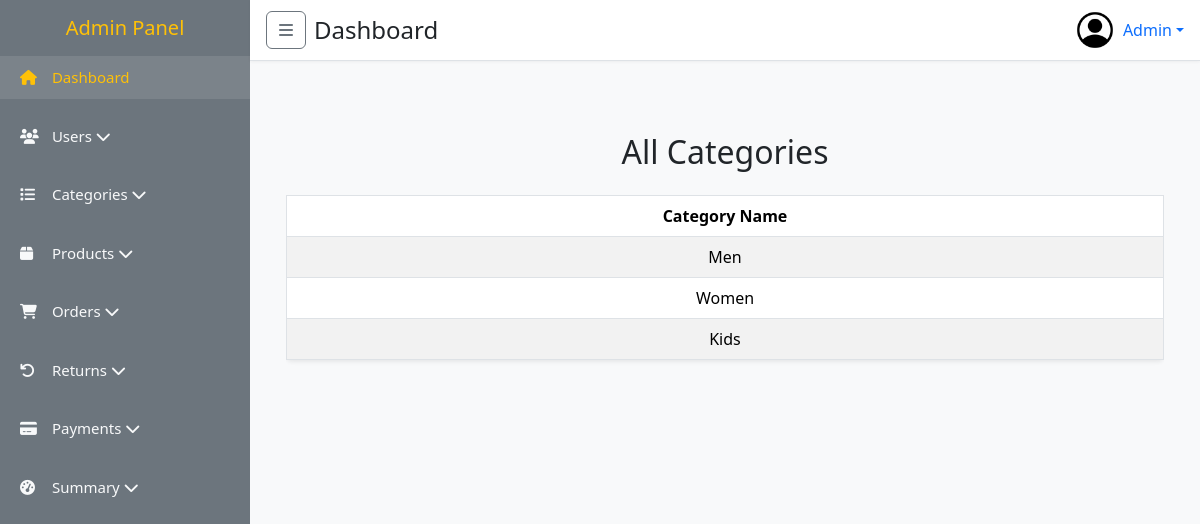
Before: /admin/all_category.php with the older database file.
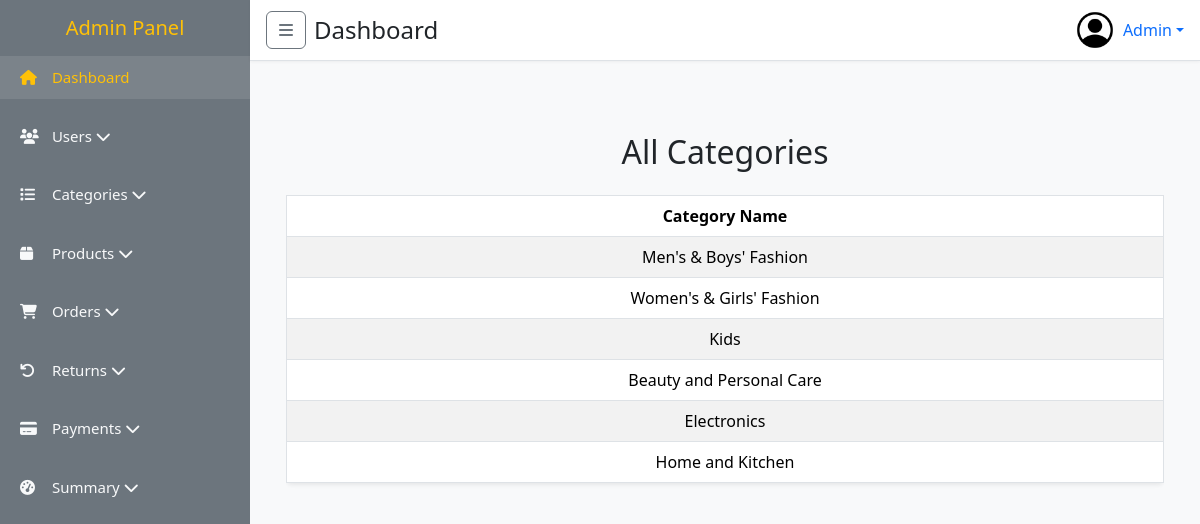
After: the same page with the newer database file.
### tables this page shows
CREATE TABLE `categories` (
  `id` int(11) NOT NULL,
  `name` varchar(255) DEFAULT NULL,
  `status` tinyint(1) NOT NULL DEFAULT 1,
  `created_at` datetime DEFAULT current_timestamp(),
  `updated_at` datetime DEFAULT current_timestamp()
);

### admin/all_category.php (the view, shortened to what this page needs)
<?php
require "inc/he.php";
require "inc/sidebar.php";
require "inc/nav.php";
require "../config/db.php";
$query = "SELECT * FROM categories";
$result = mysqli_query($con, $query);
?>
<main class="p-4">
    <div class="container mt-5">
        <h2 class="mb-4 text-center">All Categories</h2>
        <div class="table-responsive">
            <table class="table table-striped table-hover table-bordered shadow-sm rounded">
                <thead class="thead-dark">
                    <tr class="text-center">
                        <th>Category Name</th>
                    </tr>
                </thead>
                <tbody>
                    <?php while ($row = mysqli_fetch_assoc($result)): ?>
                        <tr class="text-center">
                            <td><?php echo htmlspecialchars($row['name']); ?></td>
                        </tr>
                    <?php endwhile; ?>
                </tbody>
            </table>
        </div>
    </div>
</main>
<link href="https://cdn.jsdelivr.net/npm/bootstrap-icons/font/bootstrap-icons.css" rel="stylesheet">
<?php require "inc/footer.php"; ?>

Changed rows visible on the page:
changed categories: name "Men" → "Men's & Boys' Fashion"
changed categories: name "Women" → "Women's & Girls' Fashion"
added categories: name "Beauty and Personal Care"
added categories: name "Electronics"
added categories: name "Home and Kitchen"
